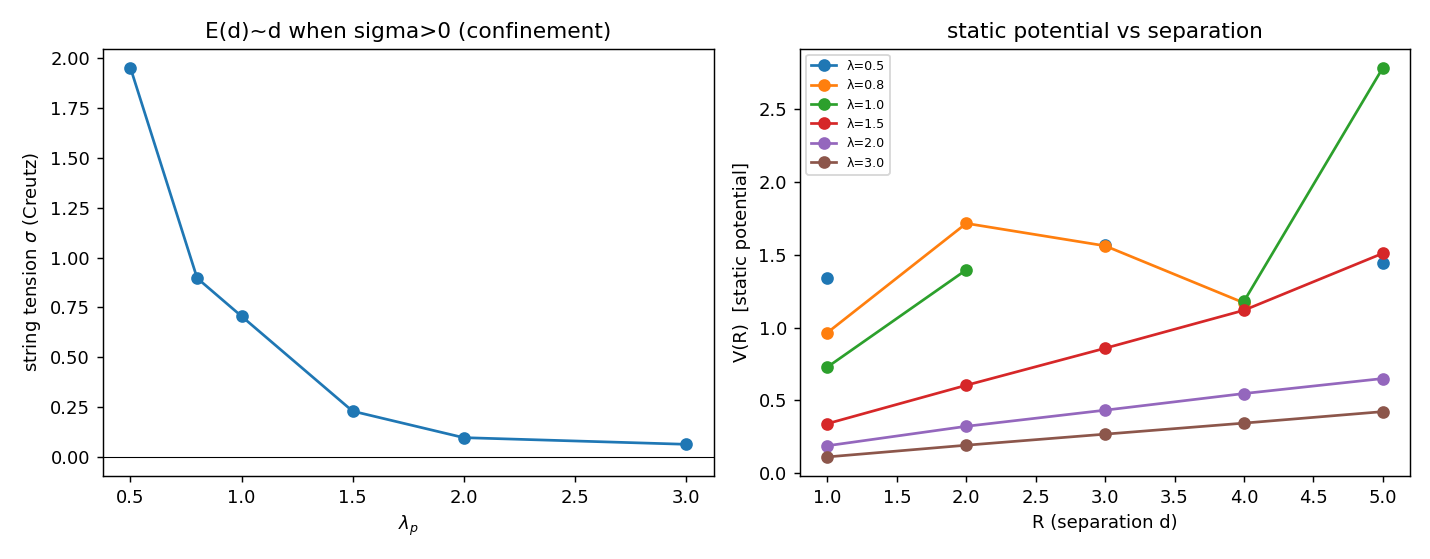

Generate this figure with Python:
"""T3D3 -- string tension E(d) ~ d in 3D compact U(1): the Polyakov confinement test.

CR_WILSON's W2 relaxed a single classical vortex-antivortex pair and found only a
Coulomb/BKT (log, perimeter) interaction -- no linear string -- in 2D.  The reason
(T3D2): the linear Polyakov string is NOT a property of one classical configuration; it
is the free energy of the disordered MONOPOLE PLASMA.  So T3D3 measures the string
tension the correct way: the Wilson-loop AREA LAW over the gauge ENSEMBLE.

    <W(R,T)> = <cos(sum of enclosed plaquettes)>
    area law   <W> ~ exp(-sigma R T)  -> CONFINEMENT, V(R)=sigma R  (E(d) ~ d)
    perimeter  <W> ~ exp(-p (R+T))    -> Coulomb / free charges

The string tension is extracted by Creutz ratios, which cancel the perimeter and the
constant exactly:

    chi(R,T) = -ln[ W(R,T) W(R-1,T-1) / ( W(R-1,T) W(R,T-1) ) ]  ->  sigma .

We scan lambda_p across the T3D2 confinement<->Coulomb crossover and read off
sigma(lambda_p) and the threshold lambda_c (largest lambda_p with sigma>0).

Anti-circularity: the Wilson loop is the real cosine of a sum of REAL link phases over
the ensemble exp(-lambda_p sum[1-cos W_p]); no QCD input, no complex number, no dilation.
Reuses the T3D2 periodic Metropolis verbatim.
"""

from __future__ import annotations

import sys
from pathlib import Path

import numpy as np

sys.path.insert(0, str(Path(__file__).resolve().parent))
import cr3d_core as c                      # noqa: E402
import T3D2_monopoles as mono              # noqa: E402  (metropolis + periodic plaqs)

try:
    import matplotlib
    matplotlib.use("Agg")
    import matplotlib.pyplot as plt
    HAVE_MPL = True
except Exception:
    HAVE_MPL = False

SEED = 16180
L = 12
LAMBDAS = [0.5, 0.8, 1.0, 1.5, 2.0, 3.0]
RMAX = 5
N_THERM = 240
N_MEAS = 40
MEAS_EVERY = 4


# --------------------------------------------------------------------------- #
def _box_sums(W, axA, axB, Rmax):
    """All R x T periodic box-sums of a plaquette field W over the (axA,axB) plane,
    R,T = 1..Rmax.  Returns dict[(R,T)] -> array (same shape) of the loop holonomy
    (sum of enclosed plaquettes = Wilson-loop phase, by lattice Stokes)."""
    rows = {1: W.copy()}
    for R in range(2, Rmax + 1):
        rows[R] = rows[R - 1] + np.roll(W, -(R - 1), axis=axA)
    out = {}
    for R in range(1, Rmax + 1):
        col = rows[R].copy()
        out[(R, 1)] = col.copy()
        for T in range(2, Rmax + 1):
            col = col + np.roll(rows[R], -(T - 1), axis=axB)
            out[(R, T)] = col.copy()
    return out


def wilson_loops(px, py, pz, Rmax):
    """Mean Wilson loops <cos(loop)> for R,T=1..Rmax, averaged over base sites and the
    three lattice planes (xy, xz, yz)."""
    Wxy, Wxz, Wyz = mono.plaqs_periodic(px, py, pz)
    acc = {(R, T): 0.0 for R in range(1, Rmax + 1) for T in range(1, Rmax + 1)}
    for W, axA, axB in ((Wxy, 0, 1), (Wxz, 0, 2), (Wyz, 1, 2)):
        boxes = _box_sums(W, axA, axB, Rmax)
        for key, loop in boxes.items():
            acc[key] += float(np.mean(np.cos(loop)))
    return {k: v / 3.0 for k, v in acc.items()}


def creutz(loops, R):
    """Creutz ratio chi(R,R) = -ln[ W(R,R)W(R-1,R-1)/(W(R-1,R)W(R,R-1)) ] -> sigma."""
    a = loops[(R, R)]; b = loops[(R - 1, R - 1)]
    cc = loops[(R - 1, R)]; d = loops[(R, R - 1)]
    if min(a, b, cc, d) <= 0:
        return float("nan")
    return float(-np.log((a * b) / (cc * d)))


def measure(lam, rng):
    shape = (L, L, L)
    px = rng.uniform(-np.pi, np.pi, shape)
    py = rng.uniform(-np.pi, np.pi, shape)
    pz = rng.uniform(-np.pi, np.pi, shape)
    for _ in range(N_THERM):
        mono.metropolis_sweep(px, py, pz, lam, rng)
    acc = {(R, T): [] for R in range(1, RMAX + 1) for T in range(1, RMAX + 1)}
    for _ in range(N_MEAS):
        for _ in range(MEAS_EVERY):
            mono.metropolis_sweep(px, py, pz, lam, rng)
        lp = wilson_loops(px, py, pz, RMAX)
        for k, v in lp.items():
            acc[k].append(v)
    loops = {k: float(np.mean(v)) for k, v in acc.items()}
    chis = {R: creutz(loops, R) for R in range(2, RMAX + 1)}
    # sigma estimate: prefer the mid-size loop chi(3,3) (area-law plateau, robust); in
    # the strongly-confined phase the large loops underflow to noise (W~exp(-sigma R^2)
    # -> 0 -> NaN), so fall back to the largest finite small-R Creutz, which is then a
    # lower bound on the (large) tension.  In the Coulomb phase chi(R,R) DECREASES with
    # R toward 0; we record that trend to discriminate area- from perimeter-law.
    sigma = chis.get(3, float("nan"))
    if not np.isfinite(sigma):
        finite = [chis[R] for R in sorted(chis) if np.isfinite(chis[R])]
        sigma = float(finite[-1]) if finite else float("nan")
    # area-law (confining) if chi does not collapse with R: chi(3,3) >= 0.4*chi(2,2)
    c22, c33 = chis.get(2, float("nan")), chis.get(3, float("nan"))
    plateau = (np.isfinite(c33) and np.isfinite(c22) and c33 >= 0.4 * c22) \
        or (not np.isfinite(c33) and np.isfinite(c22) and c22 > 0.4)
    # static potential V(R) = -ln W(R,Tref)/Tref at a fixed temporal extent
    Tref = RMAX
    Vr = {R: float(-np.log(loops[(R, Tref)]) / Tref) if loops[(R, Tref)] > 0
          else float("nan") for R in range(1, RMAX + 1)}
    # linear-vs-log discrimination on V(R): fit slope (linear) and check curvature
    Rs = np.array([R for R in Vr if np.isfinite(Vr[R])], float)
    Vs = np.array([Vr[R] for R in Vr if np.isfinite(Vr[R])], float)
    slope = float(np.polyfit(Rs, Vs, 1)[0]) if len(Rs) >= 2 else float("nan")
    return {"lambda": lam, "loops": {f"{R}x{T}": loops[(R, T)]
                                     for R in range(1, RMAX + 1)
                                     for T in range(1, RMAX + 1)},
            "creutz": {str(R): chis[R] for R in chis},
            "sigma": sigma, "area_law": bool(plateau),
            "V_of_R": {str(R): Vr[R] for R in Vr}, "V_slope": slope}


def main():
    rng = np.random.default_rng(SEED)
    results = [measure(lam, rng) for lam in LAMBDAS]

    # threshold lambda_c: largest lambda_p that still shows an AREA LAW (non-collapsing
    # Creutz plateau) with sizable tension -- the strong-confinement window edge.
    SIG_THR = 0.1
    confining = [r["lambda"] for r in results
                 if r["area_law"] and np.isfinite(r["sigma"]) and r["sigma"] > SIG_THR]
    lambda_c = max(confining) if confining else None
    linear = lambda_c is not None
    verdict = "SIM" if linear else "NAO"

    payload = {"seed": SEED, "L": L, "Rmax": RMAX, "sigma_threshold": SIG_THR,
               "results": results, "lambda_c": lambda_c,
               "confining_window": (f"lambda_p <= {lambda_c}" if lambda_c else "none"),
               "verdict": verdict}
    c.save_json("T3D3_string", payload)

    if HAVE_MPL:
        fig, ax = plt.subplots(1, 2, figsize=(11, 4.3))
        lams = [r["lambda"] for r in results]
        sigs = [r["sigma"] for r in results]
        ax[0].axhline(0, color="k", lw=0.6)
        ax[0].plot(lams, sigs, "o-")
        ax[0].set_xlabel(r"$\lambda_p$")
        ax[0].set_ylabel(r"string tension $\sigma$ (Creutz)")
        ax[0].set_title("E(d)~d when sigma>0 (confinement)")
        for r in results:
            Rs = [int(k) for k in r["V_of_R"]]
            Vs = [r["V_of_R"][str(R)] for R in Rs]
            ax[1].plot(Rs, Vs, "o-", label=f"λ={r['lambda']}")
        ax[1].set_xlabel("R (separation d)")
        ax[1].set_ylabel("V(R)  [static potential]")
        ax[1].set_title("static potential vs separation")
        ax[1].legend(fontsize=7)
        fig.tight_layout()
        fig.savefig(c.OUTDIR / "T3D3_string.png", dpi=130)

    print("=" * 70)
    print("T3D3 -- STRING TENSION (Wilson-loop area law, 3D compact U(1))")
    print("=" * 70)
    print(f"{'lambda_p':>9} {'sigma':>9} {'area':>5}  Creutz chi(R,R) R=2..%d  Vslope"
          % RMAX)
    for r in results:
        chis = " ".join(f"{r['creutz'][str(R)]:+.2f}" for R in range(2, RMAX + 1))
        print(f"{r['lambda']:9.2f} {r['sigma']:9.4f} {str(r['area_law']):>5}  "
              f"[{chis}]  {r['V_slope']:+.3f}")
    print("-" * 70)
    print(f"lambda_c (strong-confinement window edge) = {lambda_c}")
    print(f"VERDICT: linear confinement E(d)~d  {verdict}")
    return payload


if __name__ == "__main__":
    main()
